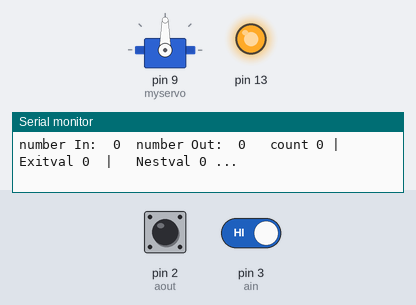
The sketch below on a simulated Arduino Uno, built with avr-gcc and run on an emulated ATmega328P. Shown: servo, output pins drawn as LEDs (lit = HIGH), the last lines printed to the serial monitor. Inputs (shaded band) come from the test bench; at power-on: pin 2 (aout) HIGH, pin 3 (ain) HIGH.

Above: at 1.2 s.
1.3 s: pin 2 (aout) driven LOW
At 2.6 s:
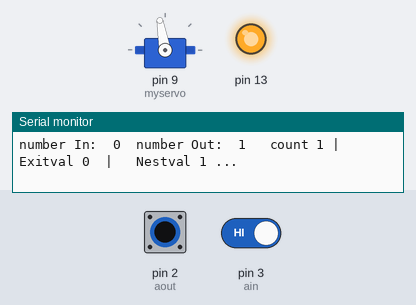
2.9 s: pin 2 (aout) pulsed HIGH 5 times (0.12 s each, 0.3 s apart)
At 5.5 s:
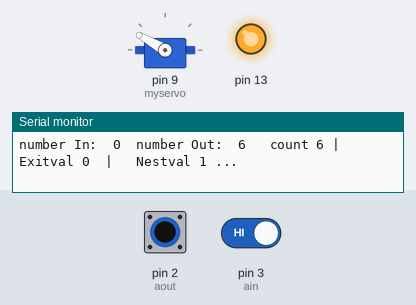
5.9 s: pin 2 (aout) driven HIGH and pin 3 (ain) driven LOW
At 7.1 s:
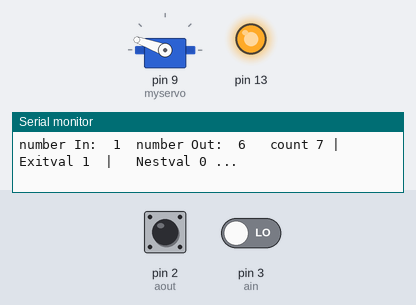
Timing chart, 0 to 8.9 s (numbered marks = the images above; inputs shaded):
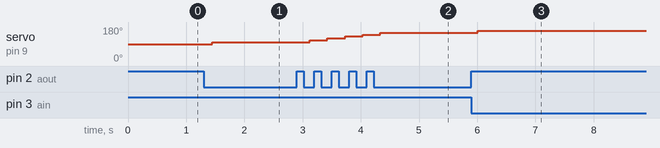

The sketch:

beecounterinstructables.ino
```cpp
/*
This is for the first gateways:

from http://www.instructables.com/id/Honey-Bee-Counter/
 */

// this constant won't change:
const int ain = 3; //pin 44 is the first digital input for Gate A
const int aout = 2;// pin 45 is the second digital input for Gate A

// Variables will change:
int ins = 0;  // counts ins and outs
int outs = 0;

int ai = 0;  // Gate A 1st pin status
int lai = 0; // Gate A last status of 1st pin
int ao = 0;  // Gate A 2nd pin status
int lao = 0;  // Gate A last status of 2nd pin


int count = 0;  // this just tests if there has been a change in our bee count
int lcount = 0;


//Display through servo

#include <Servo.h>

Servo myservo;  // create servo object to control a servo
                // a maximum of eight servo objects can be created

int pos = 0;    // variable to store the servo position


void setup() {
    pinMode(13, OUTPUT);
    digitalWrite(13, HIGH);

  // initialize the button pin as a input:
  pinMode(ain, INPUT);
  pinMode(aout, INPUT);

  // initialize serial communication:
  Serial.begin(9600); //a bit different than the Arduino here.... 38400

    myservo.attach(9);  // attaches the servo on pin 9 to the servo object


}

void loop() {
  // read the pushbutton input pin:
  ai = !digitalRead(ain);
  ao = !digitalRead(aout);


  if (lai != ai){  // has the status if the 1st pin changed?
    if (ai > ao) {  // if yes, is the bee going in or out?
      ins++;        // if its going in add one bee to ins
    }
  }
  if (lao != ao){
    if (ao > ai) {
      outs++;
    }
  }


  lai = ai; // updates the last status
  lao = ao;


  count = ins + outs;

  if (lcount != count){   // if the count has changed we print the new count


    lcount = count;
  }


      Serial.print("number In:  ");

    Serial.print(ins);
    Serial.print("  number Out:  ");
    Serial.print(outs);


      Serial.print("   count ");

    Serial.print(count);
    Serial.print(" | Exitval "); // prints a space between the numbers
  Serial.print(ai); // prints the value read
  Serial.print("  |  "); // prints a space between the numbers
  Serial.print(" Nestval "); // prints a space between the numbers

  Serial.print(ao);

  Serial.println(" ... "); // prints a space between the numbers

  pos = 90+ins - outs;
  pos=90+count*10;
      myservo.write(pos);              // tell servo to go to position in variable 'pos'


}
```

Measured:
- after the input at 1.3 s, servo on pin 9 (myservo): 90° → 100° after 0.15 s
- after the input at 2.9 s, servo on pin 9 (myservo): moves from 100° to 150° over 1.2 s, starting after 0.22 s
- after the input at 5.9 s, servo on pin 9 (myservo): 150° → 160° after 0.11 s
